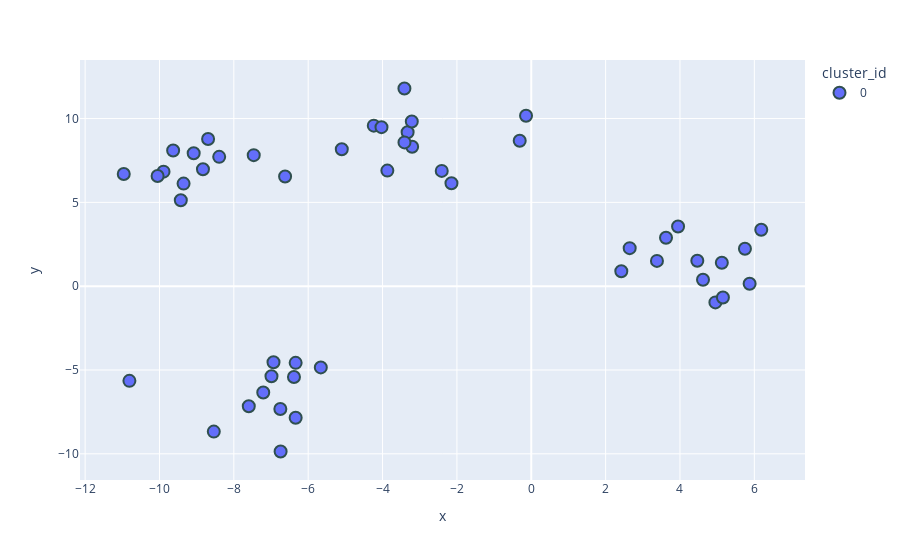

Write notebook code for a chart like this one.
### Code cell
fig = px.scatter(blobs_df, x='x', y='y', color='cluster_id')
fig.update_traces(marker=dict(size=12, line=dict(width=2, color='DarkSlateGrey')), selector=dict(mode='markers'))

### Figure 1 — Plotly figure (JSON) as saved in the notebook; plotly's stock layout.template omitted (floating-point values rounded to 4 significant figures)
{"data": [{"hovertemplate": "cluster_id=0<br>x=%{x}<br>y=%{y}<extra></extra>", "legendgroup": "0", "marker": {"color": "#636efa", "line": {"color": "DarkSlateGrey", "width": 2}, "size": 12, "symbol": "circle"}, "mode": "markers", "name": "0", "orientation": "v", "showlegend": true, "type": "scatter", "x": [-3.412, 4.953, 2.422, -10.81, -3.871, -0.3107, -3.326, 4.62, 6.186, -9.891, 5.748, 5.155, -8.539, -2.408, -6.933, 5.874, -9.352, -6.749, -6.988, -5.097, -6.383, -9.633, -4.236, -8.394, -2.146, -7.209, -4.028, 3.381, -8.831, 3.949, -10.05, -5.661, 4.466, -0.1404, -6.338, -9.08, -8.693, 5.126, -7.598, -10.96, -9.426, 2.648, -6.742, -3.204, -3.213, -6.621, -3.41, -7.465, 3.624, -6.337], "xaxis": "x", "y": [11.79, -0.9663, 0.8934, -5.647, 6.896, 8.676, 9.181, 0.3866, 3.37, 6.832, 2.23, -0.6714, -8.674, 6.877, -4.533, 0.1419, 6.12, -7.329, -5.375, 8.171, -5.417, 8.093, 9.578, 7.715, 6.144, -6.344, 9.486, 1.509, 6.972, 3.559, 6.571, -4.846, 1.522, 10.17, -4.573, 7.93, 8.776, 1.396, -7.159, 6.693, 5.128, 2.268, -9.861, 8.316, 9.828, 6.546, 8.577, 7.817, 2.891, -7.848], "yaxis": "y"}], "layout": {"autosize": true, "legend": {"title": {"text": "cluster_id"}, "tracegroupgap": 0}, "margin": {"t": 60}, "xaxis": {"anchor": "y", "autorange": true, "domain": [0, 1], "range": [-12.04, 7.265], "title": {"text": "x"}, "type": "linear"}, "yaxis": {"anchor": "x", "autorange": true, "domain": [0, 1], "range": [-12.05, 13.98], "title": {"text": "y"}, "type": "linear"}}}
